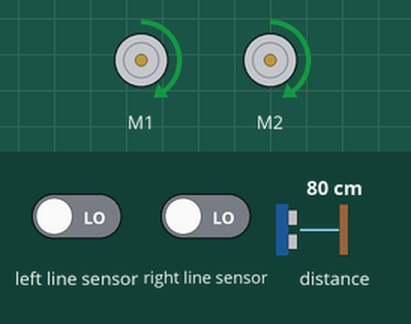
A program run on a simulated BBC micro:bit (MakeCode). Parts: 2 × DC motor (green arrow = forward, orange = backward, longer = faster). Inputs (shaded band) come from the test bench; at power-on: distance to the obstacle 80 cm, left line sensor LOW, right line sensor LOW.

Above: at 1.2 s.
1.3 s: distance to the obstacle set to 9 cm
2.8 s: distance to the obstacle set to 6 cm
At 3.2 s:
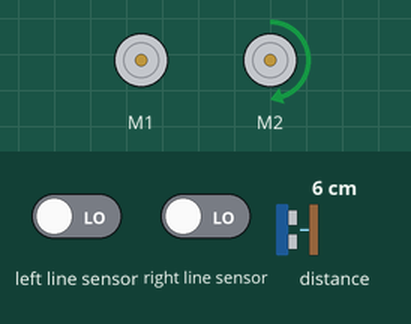
At 3.6 s:
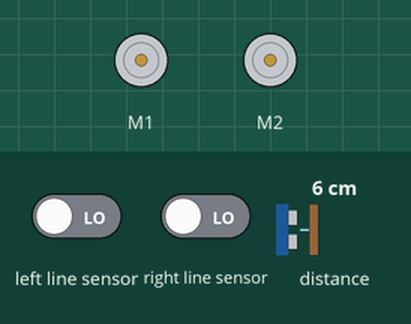
7.3 s: distance to the obstacle set to 23 cm
9.0 s: distance to the obstacle set to 18 cm
10.5 s: left line sensor driven HIGH
At 10.9 s:
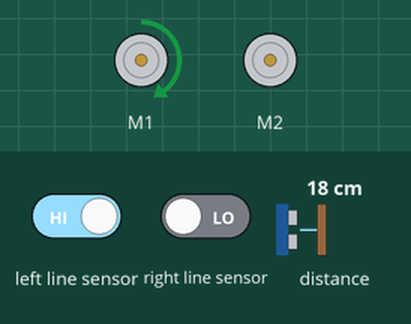
Timing chart, 0 to 13.0 s (numbered marks = the images above; inputs shaded):
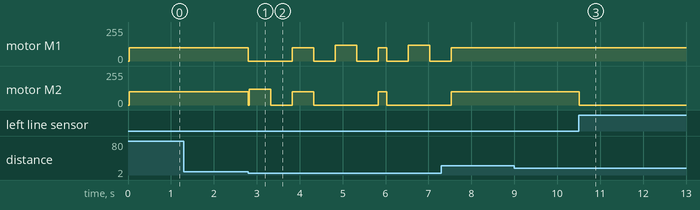

Measured:
- the behaviour switches between 8 and 7 cm on distance to the obstacle (found by bisection; images 0 and 1)
- after the input at 1.3 s, every drawn part: stays the same
- after the input at 2.8 s, motor M1: forward 100/255 → stopped at once, → forward 100/255 1.0 s later, → stopped 0.50 s later, → forward 120/255 0.50 s later, … (9 changes in this stretch); motor M2: forward 100/255 → forward 120/255 at once, → stopped 0.52 s later, → forward 100/255 0.50 s later, → stopped 0.50 s later, … (6 changes in this stretch)
- after the input at 9.0 s, every drawn part: stays the same
- after the input at 10.5 s, motor M2: forward 100/255 → stopped at once

The program:

main.ts
```typescript
function TURN_RIGHT () {
    maqueen.motorRun(maqueen.Motors.M1, maqueen.Dir.CW, 120)
    basic.pause(500)
    maqueen.motorStop(maqueen.Motors.All)
}
function TURN_LEFT () {
    maqueen.motorRun(maqueen.Motors.M2, maqueen.Dir.CW, 120)
    basic.pause(500)
    maqueen.motorStop(maqueen.Motors.All)
}
function DRIVE (time: number) {
    maqueen.motorRun(maqueen.Motors.All, maqueen.Dir.CW, 100)
    basic.pause(time)
    maqueen.motorStop(maqueen.Motors.All)
}
let status_box = 0
let time_drive = 0
let status = 0
basic.forever(function () {
    if (status == 0) {
        if (maqueen.Ultrasonic(PingUnit.Centimeters) <= 7) {
            status = 1
            maqueen.motorStop(maqueen.Motors.All)
        }
        if (!(maqueen.readPatrol(maqueen.Patrol.PatrolLeft) == 0 && maqueen.readPatrol(maqueen.Patrol.PatrolRight) == 0)) {
            if (maqueen.readPatrol(maqueen.Patrol.PatrolLeft) == 1) {
                maqueen.motorStop(maqueen.Motors.M2)
            } else if (maqueen.readPatrol(maqueen.Patrol.PatrolRight) == 1) {
                maqueen.motorStop(maqueen.Motors.M1)
            }
        } else {
            maqueen.motorRun(maqueen.Motors.All, maqueen.Dir.CW, 100)
            if (maqueen.Ultrasonic(PingUnit.Centimeters) <= 7) {
                status = 1
                maqueen.motorStop(maqueen.Motors.All)
            }
        }
    } else if (status == 1) {
        TURN_LEFT()
        basic.pause(500)
        time_drive = 500
        DRIVE(time_drive)
        basic.pause(500)
        TURN_RIGHT()
        basic.pause(500)
        status_box = 1
        while (status_box == 1) {
            time_drive = 200
            DRIVE(time_drive)
            basic.pause(500)
            TURN_RIGHT()
            basic.pause(500)
            if (!(maqueen.Ultrasonic(PingUnit.Centimeters) <= 20)) {
                status_box = 0
                maqueen.motorRun(maqueen.Motors.All, maqueen.Dir.CW, 100)
                if (maqueen.readPatrol(maqueen.Patrol.PatrolLeft) == 1 || maqueen.readPatrol(maqueen.Patrol.PatrolRight) == 1) {
                    maqueen.motorStop(maqueen.Motors.All)
                }
            } else {
                TURN_LEFT()
                basic.pause(500)
            }
        }
        status = 0
    }
})
```

test.ts
```typescript
// Hier kann man Tests durchführen; diese Datei wird nicht kompiliert, wenn dieses Paket als Erweiterung verwendet wird.
```
